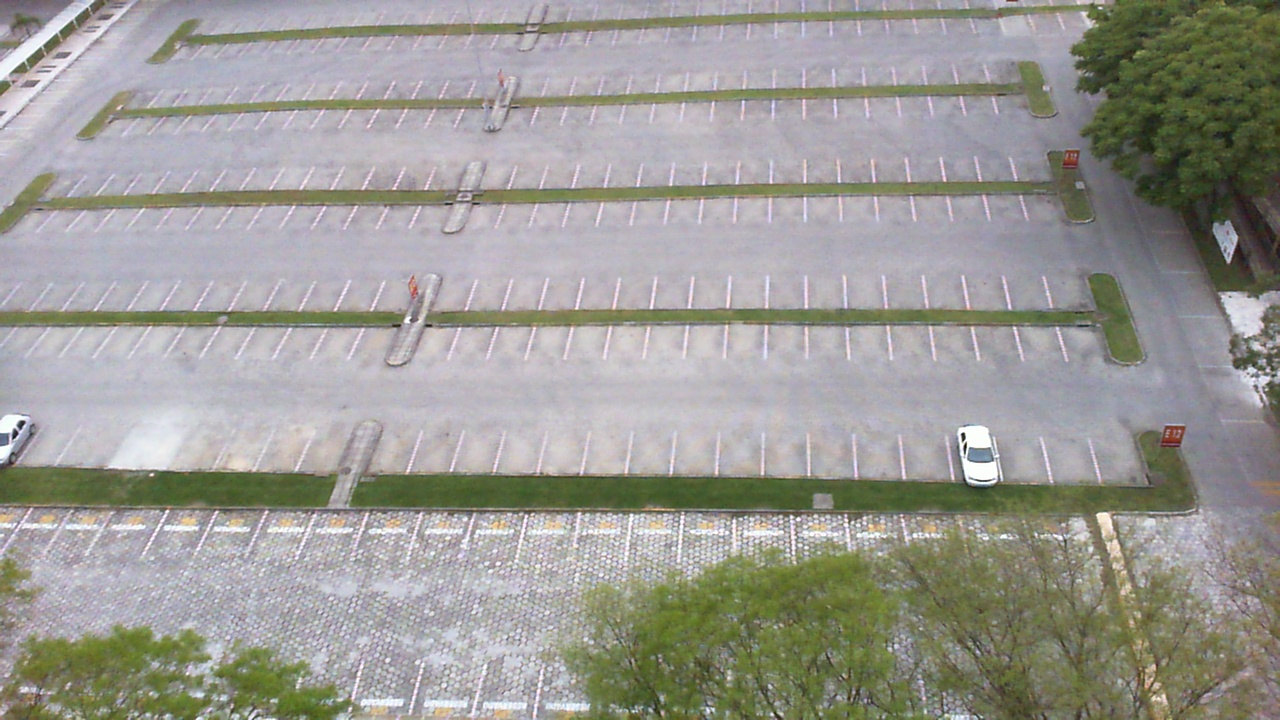
#> input picture testeParking.jpg, 1280 x 720 px
$ python testes.py
#> lines starting #> are read from the running program, lines starting #| are printed output that depends on the picture
from typing import final
import cv2 as cv
import numpy as np
import math

# Rotaciona uma imagem em @angle graus com o pivo no meio
def rotate_img(img, angle):
    xc, yc = img.shape[:2]
    mtx_rot = cv.getRotationMatrix2D((xc/2, yc/2), angle, 1)
    return cv.warpAffine(img, mtx_rot, (yc, xc))

# Rotaciona uma coordenada em @angle graus ao redor do @pivo
def rotate_coord(coord, angle, pivo):
    ar = math.radians(angle)
    x = coord[0] - pivo[0]
    y = coord[1] - pivo[1]
    xr, yr = (x*math.cos(ar) + y*math.sin(ar), -x*math.sin(ar) + y*math.cos(ar))
    xr = int(xr + pivo[0])
    yr = int(yr + pivo[1])
    return xr, yr

img = cv.imread('testeParking.jpg')
#> img is the input picture: shape (720, 1280, 3); mean B, G, R 148.4, 153.7, 155.1
xc, yc = img.shape[:2]
#> xc = 720; yc = 1280
# <center x="976" y="452" />
# <size w="46" h="65" />

w = 46
h = 65
x = 976 - w / 2
y = 452 - h / 2

img_rot = rotate_img(img, -7)
#> in rotate_img, `return cv.warpAffine(img, mtx_rot, (yc, xc))`:
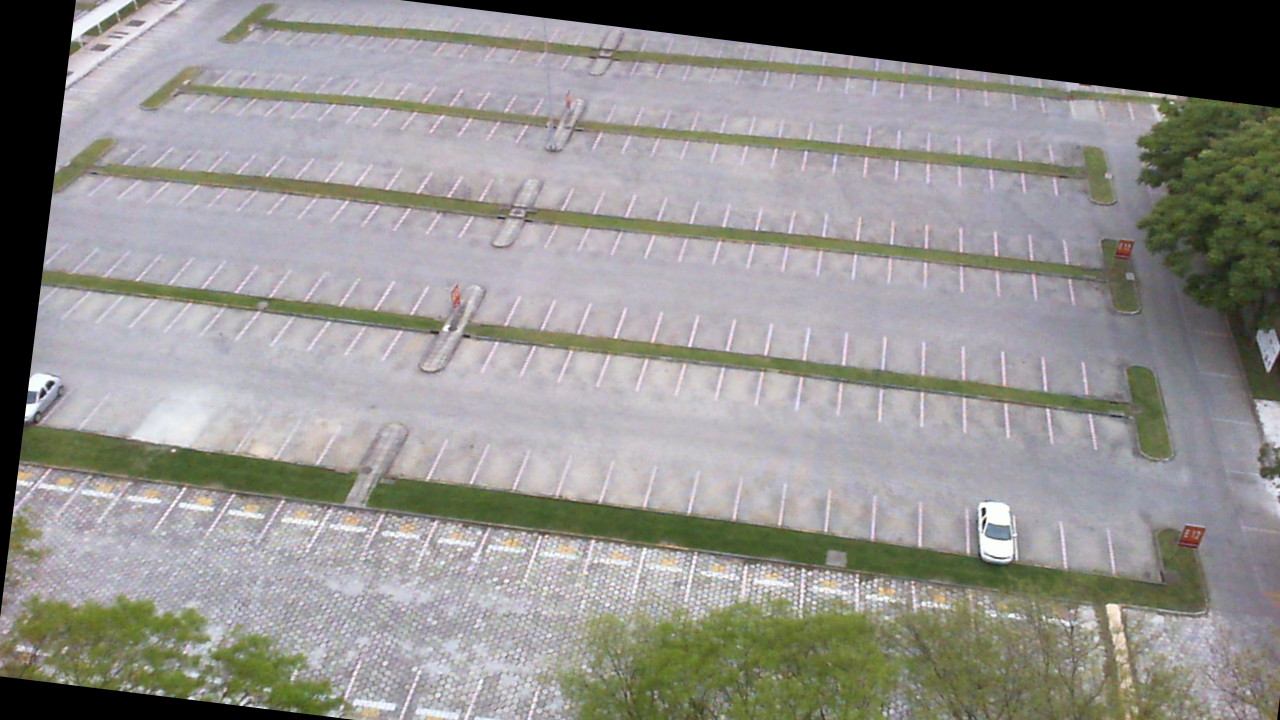
#> returned value: shape (720, 1280, 3); mean of channels 0, 1, 2 140.6, 144.1, 145.5; drawn as B, G, R
xi, yi = rotate_coord((x, y), -7, (xc/2, yc/2))
#> xi = 975; yi = 493

final_img = img_rot[yi:yi+h, xi:xi+w]
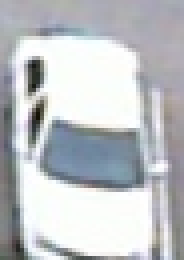
#> final_img: shape (65, 46, 3) (shown 4 times larger); mean B, G, R 196.5, 192.9, 189.7

cv.imwrite('vamove.jpg', final_img)
